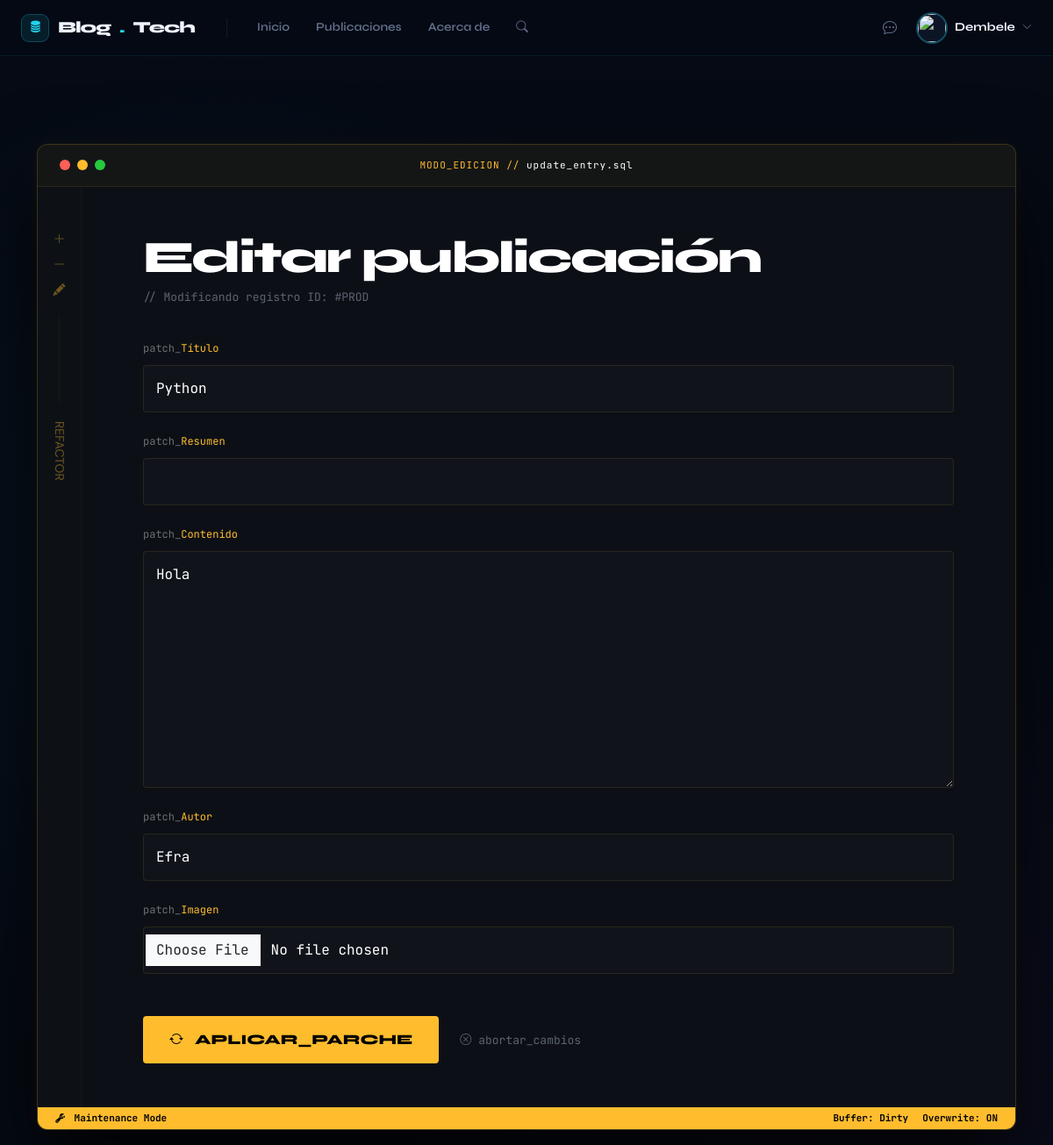
The page /editar/1/ (signed in, upper part) on the database as committed earlier.
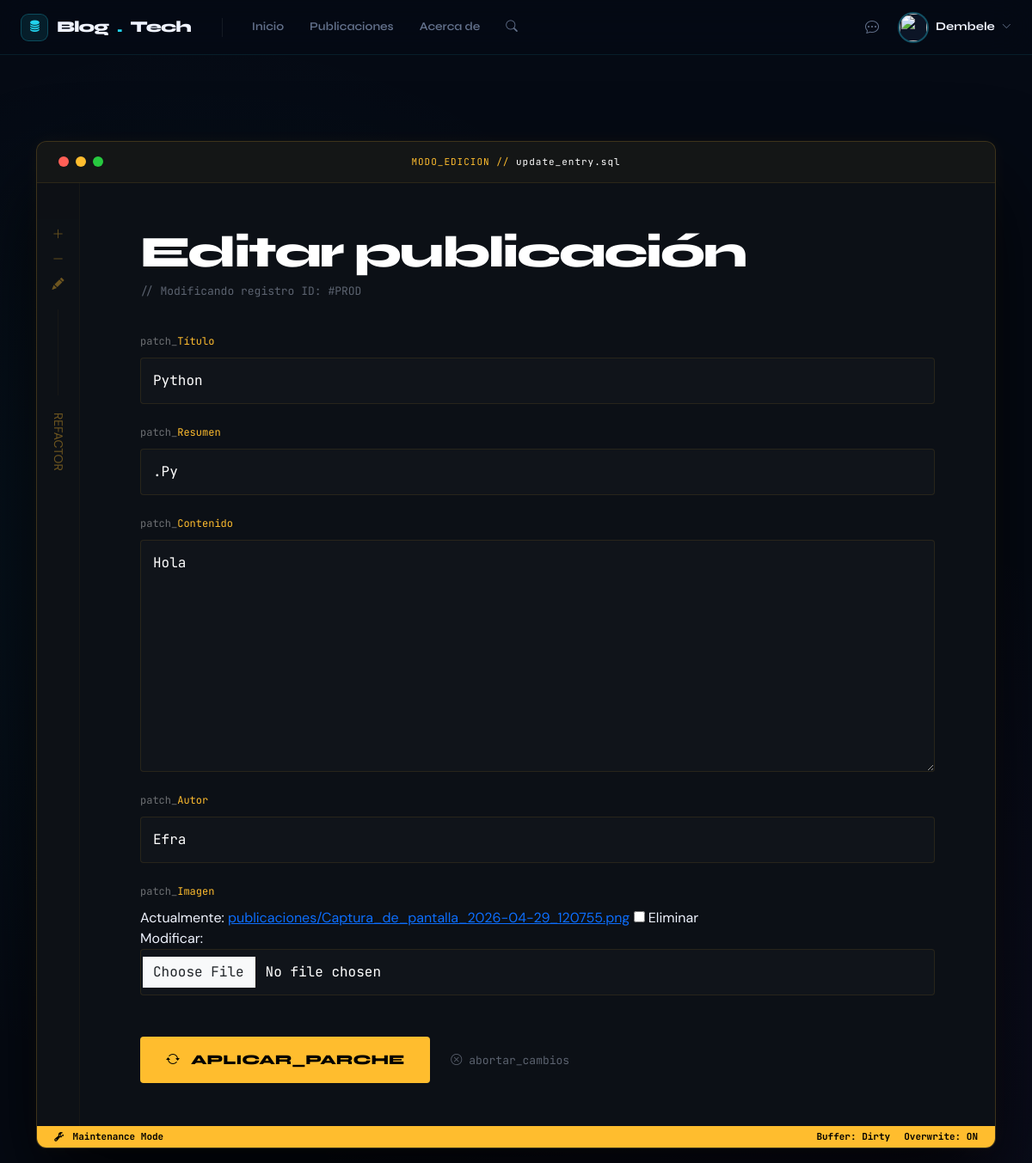
The same page on the database as committed later.
### blog/models.py (models this page shows, shortened)
class Publicacion(models.Model):
    titulo = models.CharField(max_length=100, verbose_name='Título')
    resumen = models.CharField(max_length=200, verbose_name='Resumen')
    contenido = CKEditor5Field(verbose_name='Contenido')
    autor = models.CharField(max_length=50, verbose_name='Autor')
    imagen = models.ImageField(upload_to='publicaciones/', blank=True, null=True, verbose_name='Imagen')
    fecha = models.DateTimeField(auto_now_add=True, verbose_name='Fecha')
    class Meta:
        ordering = ['-fecha']
        verbose_name = 'Publicación'
        verbose_name_plural = 'Publicaciones'

### blog/views.py (the view, shortened to what this page needs)
# urls.py: path('editar/<int:pk>/', EditarPublicacion.as_view(), name='editar'),
class EditarPublicacion(LoginRequiredMixin, View):
    def get(self, request, pk):
        publicacion = get_object_or_404(Publicacion, pk=pk)
        formulario = PublicacionFormulario(instance=publicacion)
        return render(request, 'blog/editar_publicacion.html', {'formulario': formulario})

### blog/forms.py
class PublicacionFormulario(forms.ModelForm):
    class Meta:
        model = Publicacion
        fields = ['titulo', 'resumen', 'contenido', 'autor', 'imagen']

### blog/templates/blog/editar_publicacion.html (shortened to what this page needs)
{% extends "blog/base.html" %}
{% load widget_tweaks %}
{% load static %}
{% block contenido %}
<div class="container py-5 terminal-container">
    <div class="apple-window">
        <div class="window-header">
            <div class="traffic-lights">
                <div class="dot" style="background:#ff5f56"></div>
                <div class="dot" style="background:#ffbd2e"></div>
                <div class="dot" style="background:#27c93f"></div>
            </div>
            <div class="window-path">
                MODO_EDICION // <span style="color: #fff">update_entry.sql</span>
            </div>
        </div>
        <div class="editor-layout">
            <div class="diff-margin d-none d-md-flex">
                <i class="bi bi-plus-lg mb-2"></i>
                <i class="bi bi-dash-lg mb-2"></i>
                <i class="bi bi-pencil-fill mb-2"></i>
                <span style="writing-mode: vertical-rl; text-orientation: mixed; margin-top: 10px;">REFACTOR</span>
            </div>
            <div class="form-section">
                <h2 class="section-title">Editar publicación</h2>
                <p style="font-family: var(--font-mono); font-size: 13px; color: #5c6370; margin-bottom: 40px;">
                    // Modificando registro ID: #{{ publicacion.pk|default:"PROD" }}
                </p>
                <form method="post" enctype="multipart/form-data">
                    {% for campo in formulario %}
                    <div class="mb-4">
                        <label class="form-label">{{ campo.label }}</label>
                        {{ campo|add_class:"form-control" }}
                    </div>
                    {% endfor %}
                    <div class="d-flex align-items-center gap-4 mt-5">
                        <button type="submit" class="btn-save">
                            <i class="bi bi-arrow-repeat me-2"></i> aplicar_parche
                        </button>
                        <a href="{% url 'lista' %}" class="btn-cancel">
                            <i class="bi bi-x-circle"></i> abortar_cambios
                        </a>
                    </div>
                </form>
            </div>
        </div>
        <div class="window-footer">
            <div><i class="bi bi-wrench-adjustable me-1"></i> Maintenance Mode</div>
            <div class="d-flex gap-3">
                <span>Buffer: Dirty</span>
                <span class="d-none d-md-inline">Overwrite: ON</span>
            </div>
        </div>
    </div>
</div>
{% endblock %}

Rows that differ between the two databases and show on the page:
changed Publicacion "Python": resumen (not shown) → ".Py"
Other text that changed with them:
new list line: "Actualmente: publicaciones/Captura_de_pantalla_2026-04-29_120755.png Eliminar Modificar: ☐"
